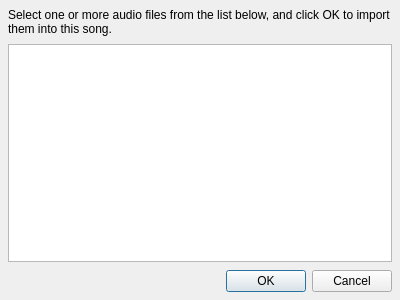
<?xml version="1.0" encoding="UTF-8"?>
<ui version="4.0">
 <class>MediaFilesDialog</class>
 <widget class="QDialog" name="MediaFilesDialog">
  <property name="windowModality">
   <enum>Qt::ApplicationModal</enum>
  </property>
  <property name="geometry">
   <rect>
    <x>0</x>
    <y>0</y>
    <width>400</width>
    <height>300</height>
   </rect>
  </property>
  <property name="windowTitle">
   <string>Select Media File(s)</string>
  </property>
  <property name="modal">
   <bool>true</bool>
  </property>
  <layout class="QVBoxLayout" name="filesVerticalLayout">
   <property name="spacing">
    <number>8</number>
   </property>
   <property name="margin">
    <number>8</number>
   </property>
   <item>
    <widget class="QLabel" name="selectLabel">
     <property name="text">
      <string>Select one or more audio files from the list below, and click OK to import them into this song.</string>
     </property>
     <property name="wordWrap">
      <bool>true</bool>
     </property>
    </widget>
   </item>
   <item>
    <widget class="QListView" name="fileListView">
     <property name="alternatingRowColors">
      <bool>true</bool>
     </property>
    </widget>
   </item>
   <item>
    <widget class="QDialogButtonBox" name="buttonBox">
     <property name="orientation">
      <enum>Qt::Horizontal</enum>
     </property>
     <property name="standardButtons">
      <set>QDialogButtonBox::Cancel|QDialogButtonBox::Ok</set>
     </property>
    </widget>
   </item>
  </layout>
 </widget>
 <resources>
  <include location="../images/openlp-2.qrc"/>
 </resources>
 <connections>
  <connection>
   <sender>buttonBox</sender>
   <signal>accepted()</signal>
   <receiver>MediaFilesDialog</receiver>
   <slot>accept()</slot>
   <hints>
    <hint type="sourcelabel">
     <x>248</x>
     <y>254</y>
    </hint>
    <hint type="destinationlabel">
     <x>157</x>
     <y>274</y>
    </hint>
   </hints>
  </connection>
  <connection>
   <sender>buttonBox</sender>
   <signal>rejected()</signal>
   <receiver>MediaFilesDialog</receiver>
   <slot>reject()</slot>
   <hints>
    <hint type="sourcelabel">
     <x>316</x>
     <y>260</y>
    </hint>
    <hint type="destinationlabel">
     <x>286</x>
     <y>274</y>
    </hint>
   </hints>
  </connection>
 </connections>
</ui>
